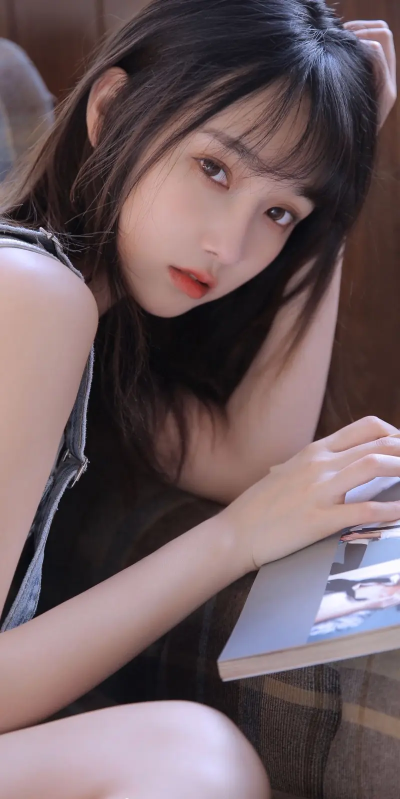
#> input picture p3/1.jpg, 800 x 1598 px (shown at 1/2 size)
$ python main6.py
#> lines starting #> are read from the running program, lines starting #| are printed output that depends on the picture
import cv2;
import numpy as np

#数字水印
#原理在最低有效位信息替换
#步骤先与运算，再或运算

lena =cv2.imread("./1.jpg",0);
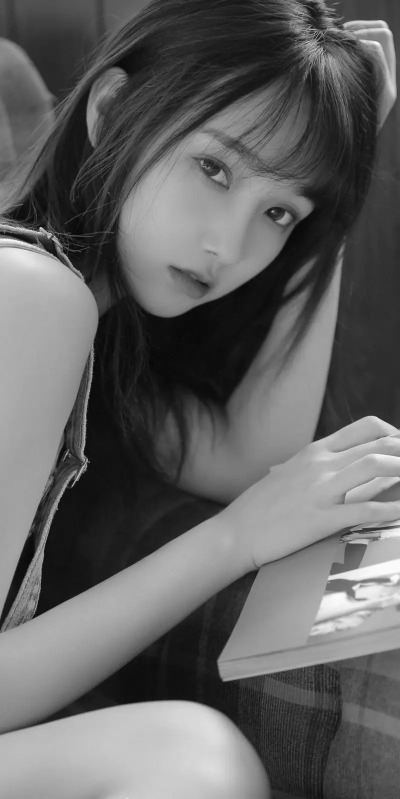
#> lena: shape (1598, 800) (shown at 1/2 size); min 0, max 255, mean 98.4
#水印图片
watermark =cv2.imread("./water1.jpg",0);
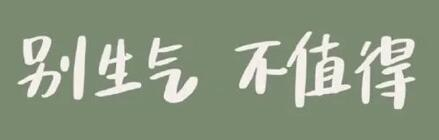
#> input picture p3/water1.jpg, 439 x 140 px
#> watermark: shape (140, 439); min 108, max 255, mean 145.8
#将水印图片内的255处理为1，方便嵌入
w=watermark[:,:]>0
#> w: shape (140, 439) bool; every value is 1
watermark[w]=1;
r,c =lena.shape
#> r = 1598; c = 800
#生成元素值都是254的数组
t254=np.ones((r,c),dtype=np.uint8)*254;
#获取lena高七位
lenaH7 =cv2.bitwise_and(lena,t254);
#将watermark嵌入lenaH7内
#> (the run stopped early here; a loop or call above may not have finished)
